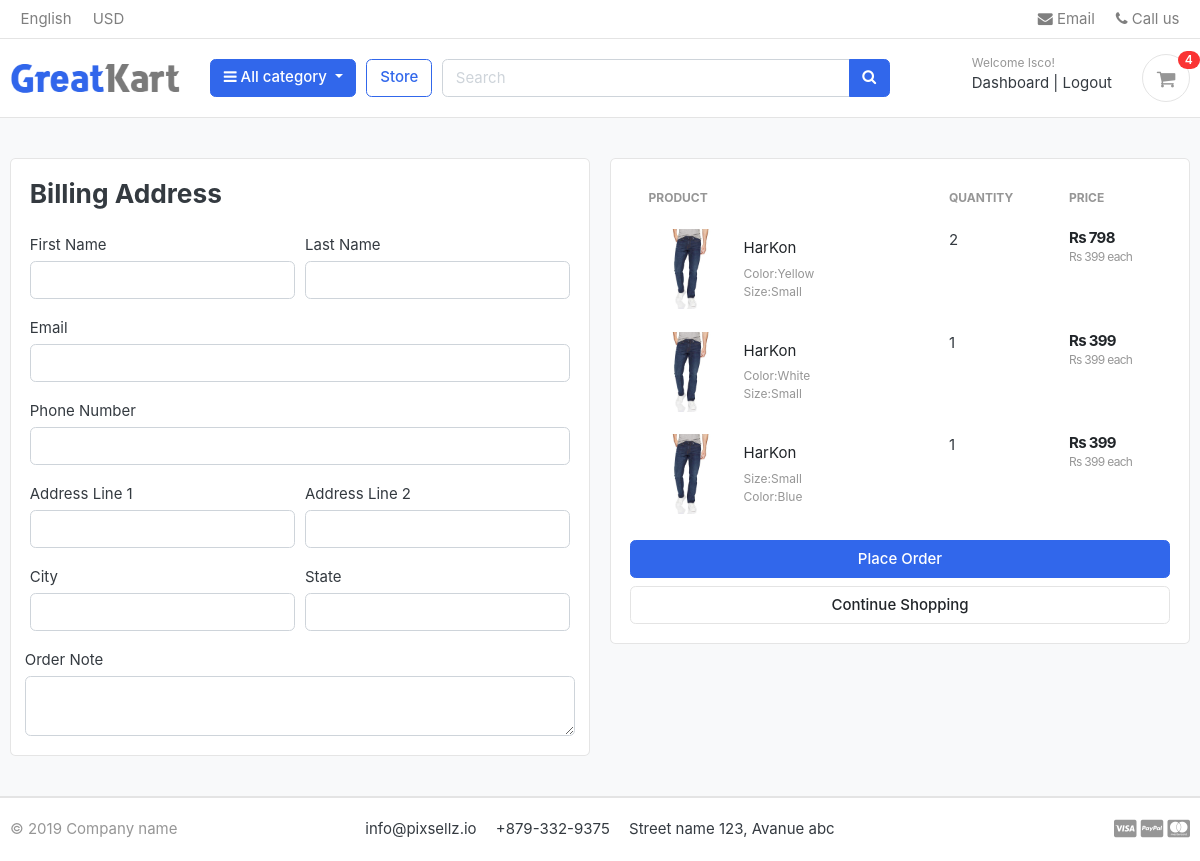
Before: /cart/checkout (signed in) with the older database file.
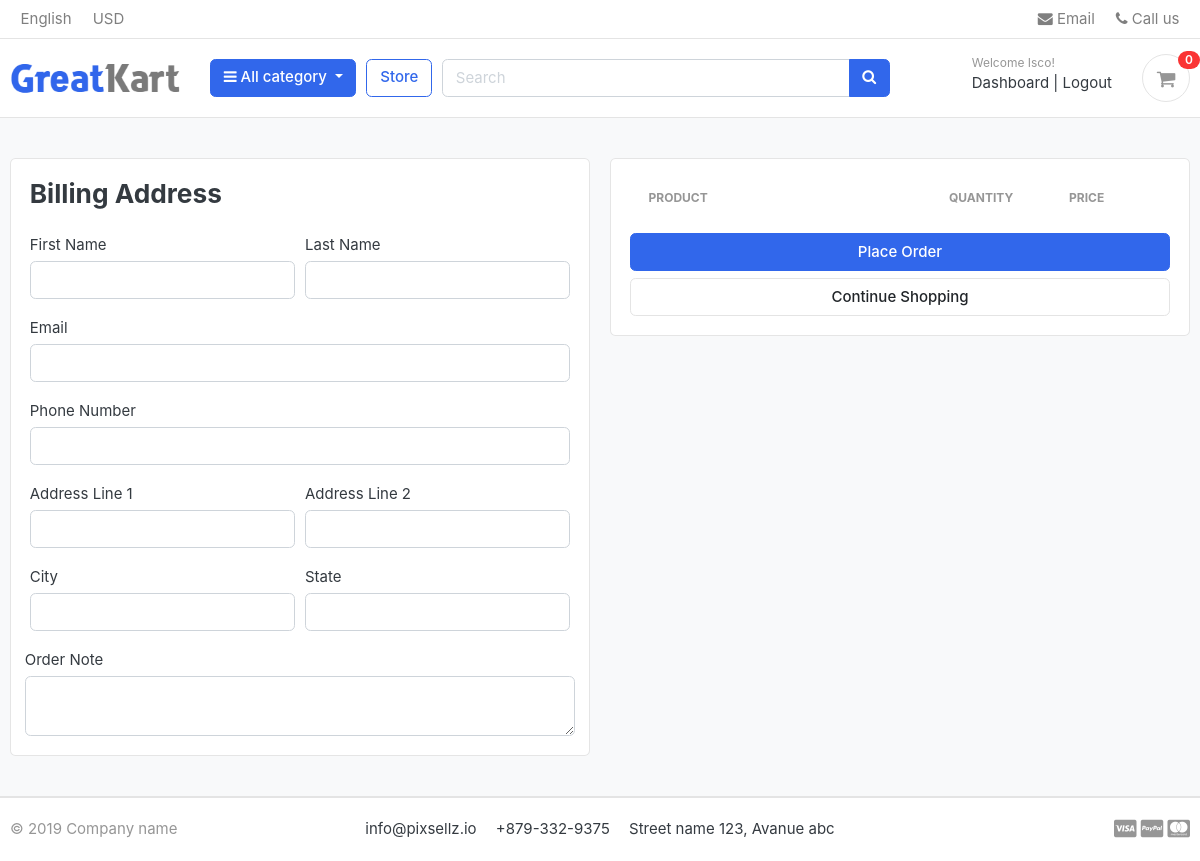
After: the same page with the newer database file.
### cart/models.py (models this page shows, shortened)
class CartItem(models.Model):
	user = models.ForeignKey(Account,on_delete=models.CASCADE,null=True)
	product = models.ForeignKey(Product,on_delete=models.CASCADE)
	variations = models.ManyToManyField(Variation,blank=True)
	cart = models.ForeignKey(Cart,on_delete=models.CASCADE,null=True)
	quantity = models.IntegerField()
	is_active = models.BooleanField(default=True)
	def sub_total(self):
		return self.product.product_price*self.quantity

### store/models.py (models this page shows, shortened)
class Product(models.Model):
	product_name = models.CharField(max_length=200,unique=True)
	product_url = models.SlugField(max_length=200,unique=True)
	product_description = models.TextField(max_length=500,blank=True)
	product_price = models.IntegerField()
	product_image = models.ImageField(upload_to='photos/products')
	stock = models.IntegerField()
	is_available = models.BooleanField(default=True)
	category = models.ForeignKey(Category,on_delete=models.CASCADE)
	created_date = models.DateTimeField(auto_now_add=True)
	modified_date = models.DateTimeField(auto_now=True)
	def get_url(self):
		return reverse('product_detail',args=[self.category.category_url,self.product_url])

class Variation(models.Model):
	product = models.ForeignKey(Product,on_delete=models.CASCADE)
	variation_category = models.CharField(max_length=100,choices=variation_category_choice)
	variation_value = models.CharField(max_length=100)
	is_active = models.BooleanField(default=True)
	created_time = models.DateTimeField(auto_now_add=True)
	objects = VariationManager()

### cart/views.py (the view)
# urls.py: path('checkout',views.checkout,name='checkout'),
@login_required(login_url='login')
def checkout(request,total=0,quantity=0,cart_items=None):
	try:
		tax=0
		grand_total=0
		if request.user.is_authenticated:
			cart_items  = CartItem.objects.filter(user=request.user,is_active=True)
		else:
			cart = Cart.objects.get(cart_id=_cart_id(request))
			cart_items = CartItem.objects.filter(cart=cart,is_active=True)
		for cart_item in cart_items:
			total += (cart_item.product.product_price*cart_item.quantity)
			quantity += cart_item.quantity
		tax = (18*total)/100
		grand_total = total+tax
	except ObjectDoesNotExist:
		pass
	context = {'total':total,'quantity':quantity,'cart_items':cart_items,'tax':tax,'grand_total':grand_total}
	return render(request,'store/checkout.html',context)

### cart/context_processors.py (called while the page is built)
def counter(request):
	cart_count=0
	if 'admin' in request.path:
		return {}
	else:
		try:
			cart=Cart.objects.filter(cart_id=_cart_id(request))
			if request.user.is_authenticated:
				cart_items=CartItem.objects.all().filter(user=request.user)
			else:
				cart_items=CartItem.objects.all().filter(cart=cart[:1])
			for cart_item in cart_items:
				cart_count += cart_item.quantity
		except:
			cart_count = 0
	return dict(cart_count=cart_count)

### cart/views.py (called while the page is built)
def _cart_id(request):
	cart = request.session.session_key
	if not cart:
		cart = request.session.create()
	return cart

### category/context_processors.py (called while the page is built)
def menu_links(request):
	links = Category.objects.all()
	return dict(links=links)

### category/models.py (called while the page is built)
	def get_url(self):
		return reverse('products_by_category',args=[self.category_url])

### templates/store/checkout.html (shortened to what this page needs)
{% extends 'greate/base.html' %}
{% load static %}
{% block content %}
<section class="section-content padding-y bg">
<div class="container">
<div class="row">
	<aside class="col-lg-6">
		<div class="card">
			<div class="card-body">
				<h3 class="card-title mb-4">Billing Address</h3>
				<form action="{% url 'place_order' %}" method="POST">
					<div class="form-row">
						<div class="col form-group">
							<label for="">First Name</label>
							<input type="text" name="first_name" class="form-control" required>
						</div>
						<div class="col form-group">
							<label for="">Last Name</label>
							<input type="text" name="last_name" class="form-control" required>
						</div>
					</div>
					<div class="form-row">
						<div class="col form-group">
							<label for="">Email</label>
							<input type="email" name="email" class="form-control" required>
						</div>
					</div>
					<div class="form-row">
						<div class="col form-group">
							<label for="">Phone Number</label>
							<input type="text" name="phone_number" class="form-control" required>
						</div>
					</div>
					<div class="form-row">
						<div class="col form-group">
							<label for="">Address Line 1</label>
							<input type="text" name="address_line1" class="form-control" required>
						</div>
						<div class="col form-group">
							<label for="">Address Line 2</label>
							<input type="text" name="address_line2" class="form-control">
						</div>
					</div>
					<div class="form-row">
						<div class="col form-group">
							<label for="">City</label>
							<input type="text" name="city" class="form-control" required>
						</div>
						<div class="col form-group">
							<label for="">State</label>
							<input type="text" name="state" class="form-control" required>
						</div>
					</div>
						<div class="form-row">
							<label for="">Order Note</label>
							<textarea name="order_note" rows="2" class="form-control"></textarea>
						</div>
			</div>
		</div>
	</aside>
	<aside class="col-lg-6">
		<div class="card">
			<div class="card-body">
				<table class="table table-borderless table-shopping-cart">
					<thead class="text-muted">
						<tr class="small text-uppercase">
						  <th scope="col">Product</th>
						  <th scope="col" width="120">Quantity</th>
						  <th scope="col" width="120">Price</th>
						</tr>
					</thead>
					<tbody>
					{% for cart_item in cart_items %}
					<tr>
						<td>
							<figure class="itemside align-items-center">
								<div class="aside"><img src="{{cart_item.product.product_image.url}}" class="img-sm"></div>
								<figcaption class="info">
									<a href="{{ cart_item.product.get_url }}" class="title text-dark">{{cart_item.product.product_name}}</a>
									<p class="text-muted small">
										{% if cart_item.variations.all %}
											{% for item in cart_item.variations.all %}
												{{item.variation_category | capfirst}}:{{item.variation_value | capfirst}}<br>
											{% endfor %}
										{% endif %}</p>
								</figcaption>
							</figure>
						</td>
						<td>
							<label for="">{{cart_item.quantity}}</label>
						</td>
						<td>
							<div class="price-wrap">
								<var class="price">Rs {{ cart_item.sub_total }}</var>
								<small class="text-muted">Rs {{cart_item.product.product_price}} each </small>
							</div>
						</td>
					</tr>
					{% endfor %}
					</tbody>
				</table>
				<button name="submit" type="submit" class="btn btn-primary btn-block">Place Order</button>
				<a href="{% url 'store' %}" class="btn btn-light btn-block">Continue Shopping</a>
			</div>
		</div>
	</aside>
</div>
</div>
</section>
{% endblock %}

### templates/greate/includes/navbar.html (shortened to what this page needs)
{% load static %}
<header class="section-header">
	<nav class="navbar p-md-0 navbar-expand-sm navbar-light border-bottom">
		<div class="container">
  			<div class="collapse navbar-collapse" id="navbarTop4">
			    <ul class="navbar-nav mr-auto">
			    	<li class="nav-item dropdown">
					 	<a href="#" class="nav-link">   English </a>
					</li>
					<li class="nav-item dropdown">
						<a href="#" class="nav-link"> USD </a>
					</li>
			    </ul>
			    <ul class="navbar-nav">
					<li><a href="#" class="nav-link"> <i class="fa fa-envelope"></i> Email </a></li>
					<li><a href="#" class="nav-link"> <i class="fa fa-phone"></i> Call us </a></li>
				</ul>
			</div>
		</div>
	</nav>
	<section class="header-main border-bottom">
		<div class="container">
			<div class="row align-items-center">
				<div class="col-lg-2 col-md-3 col-6">
					<a href="{% url 'index' %}" class="brand-wrap">
						<img class="logo" src="{% static './images/logo.png' %}">
					</a>
				</div>
				<div class="col-lg col-sm col-md col-6 flex-grow-0">
					<div class="category-wrap dropdown d-inline-block float-right">
						<button type="button" class="btn btn-primary dropdown-toggle" data-toggle="dropdown">
							<i class="fa fa-bars"></i> All category
						</button>
					</div>
				</div>
				<a href="{% url 'store' %}" class="btn btn-outline-primary">Store</a>
				<div class="col-lg  col-md-6 col-sm-12 col">
					<form action="{% url 'search' %}" class="search" method="GET">
						<div class="input-group w-100">
						    <input type="text" class="form-control" style="width:60%;" placeholder="Search" name="keyword">
						    <div class="input-group-append">
						      <button class="btn btn-primary" type="submit">
						        <i class="fa fa-search"></i>
						      </button>
						    </div>
					    </div>
					</form>
				</div>
				<div class="col-lg-3 col-sm-6 col-8 order-2 order-lg-3">
					<div class="d-flex justify-content-end mb-3 mb-lg-0">
						{% if user.id is None %}
						<div class="widget-header">
							<small class="title text-muted">Welcome guest!</small>
							<div>
								<a href="{% url 'login' %}">Sign in</a> <span class="dark-transp"> | </span>
								<a href="{% url 'register' %}"> Register</a>
							</div>
						</div>
						{% else %}
						<div class="widget-header">
							<small class="title text-muted">Welcome {{user.first_name}}!</small>
							<div>
								<a href="{% url 'dashboard' %}">Dashboard</a> <span class="dark-transp"> | </span>
								<a href="{% url 'logout' %}">Logout</a>
							</div>
						</div>
						{% endif %}
						<a href="{% url 'cart' %}" class="widget-header pl-3 ml-3">
							<div class="icon icon-sm rounded-circle border"><i class="fa fa-shopping-cart"></i></div>
							<span class="badge badge-pill badge-danger notify">{{cart_count}}</span>
						</a>
					</div>
				</div>
			</div>
		</div>
	</section>
</header>

Changed rows visible on the page:
removed CartItem: product.product_image (picture), product.product_name "HarKon", quantity "2", sub_total "798", product.product_price "399"
no longer on this page (row unchanged): Variation: variation_category "Color", variation_value "Yellow", shown under "HarKon"
no longer on this page (row unchanged): Variation: variation_category "Size", variation_value "Small"
removed CartItem: product.product_image (picture), product.product_name "HarKon", quantity "1", sub_total "399", product.product_price "399"
no longer on this page (row unchanged): Variation: variation_category "Color", variation_value "White", shown under "HarKon"
removed CartItem: product.product_image (picture), product.product_name "HarKon", quantity "1", sub_total "399", product.product_price "399"
no longer on this page (row unchanged): Variation: variation_category "Color", variation_value "Blue", shown under "HarKon"
Other visible differences:
{{ cart_count }}: "4" → "0"
